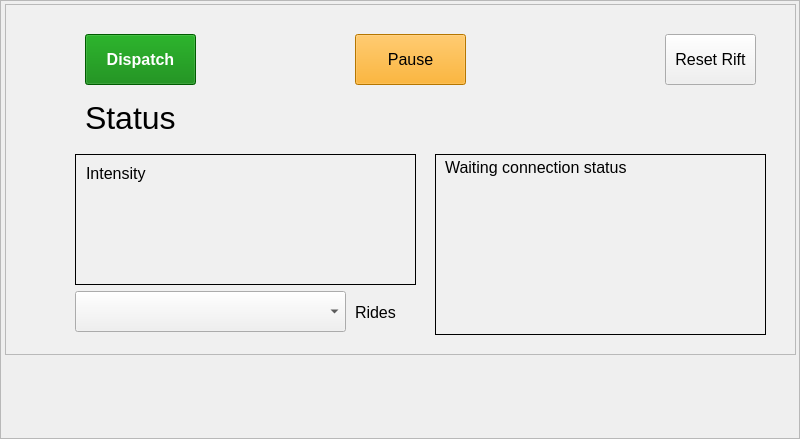
<?xml version="1.0" encoding="UTF-8"?>
<ui version="4.0">
 <class>Frame</class>
 <widget class="QFrame" name="Frame">
  <property name="geometry">
   <rect>
    <x>0</x>
    <y>0</y>
    <width>800</width>
    <height>439</height>
   </rect>
  </property>
  <property name="windowTitle">
   <string>Frame</string>
  </property>
  <property name="frameShape">
   <enum>QFrame::StyledPanel</enum>
  </property>
  <property name="frameShadow">
   <enum>QFrame::Sunken</enum>
  </property>
  <widget class="QFrame" name="frm_input">
   <property name="geometry">
    <rect>
     <x>5</x>
     <y>4</y>
     <width>791</width>
     <height>351</height>
    </rect>
   </property>
   <property name="styleSheet">
    <string notr="true">background-color: #f0f0f0</string>
   </property>
   <property name="frameShape">
    <enum>QFrame::StyledPanel</enum>
   </property>
   <property name="frameShadow">
    <enum>QFrame::Raised</enum>
   </property>
   <widget class="QPushButton" name="btn_dispatch">
    <property name="geometry">
     <rect>
      <x>80</x>
      <y>30</y>
      <width>111</width>
      <height>51</height>
     </rect>
    </property>
    <property name="font">
     <font>
      <pointsize>12</pointsize>
      <weight>75</weight>
      <bold>true</bold>
     </font>
    </property>
    <property name="styleSheet">
     <string notr="true">QPushButton{color: white; background-color : green;} QPushButton::pressed{background-color :lightgreen; }</string>
    </property>
    <property name="text">
     <string>Dispatch</string>
    </property>
   </widget>
   <widget class="QPushButton" name="btn_reset_rift">
    <property name="geometry">
     <rect>
      <x>660</x>
      <y>30</y>
      <width>91</width>
      <height>51</height>
     </rect>
    </property>
    <property name="font">
     <font>
      <pointsize>12</pointsize>
     </font>
    </property>
    <property name="text">
     <string>Reset Rift</string>
    </property>
   </widget>
   <widget class="QPushButton" name="btn_pause">
    <property name="geometry">
     <rect>
      <x>350</x>
      <y>30</y>
      <width>111</width>
      <height>51</height>
     </rect>
    </property>
    <property name="font">
     <font>
      <pointsize>12</pointsize>
     </font>
    </property>
    <property name="styleSheet">
     <string notr="true">background-color: orange
</string>
    </property>
    <property name="text">
     <string>Pause</string>
    </property>
   </widget>
   <widget class="QLabel" name="lbl_coaster_status">
    <property name="geometry">
     <rect>
      <x>80</x>
      <y>93</y>
      <width>631</width>
      <height>41</height>
     </rect>
    </property>
    <property name="font">
     <font>
      <pointsize>24</pointsize>
     </font>
    </property>
    <property name="text">
     <string>Status</string>
    </property>
   </widget>
   <widget class="QFrame" name="frame">
    <property name="geometry">
     <rect>
      <x>70</x>
      <y>150</y>
      <width>341</width>
      <height>131</height>
     </rect>
    </property>
    <property name="frameShape">
     <enum>QFrame::Panel</enum>
    </property>
    <property name="frameShadow">
     <enum>QFrame::Plain</enum>
    </property>
    <widget class="QLabel" name="lbl_intensity_status">
     <property name="geometry">
      <rect>
       <x>11</x>
       <y>10</y>
       <width>301</width>
       <height>19</height>
      </rect>
     </property>
     <property name="font">
      <font>
       <pointsize>12</pointsize>
      </font>
     </property>
     <property name="text">
      <string>Intensity</string>
     </property>
    </widget>
    <widget class="QLabel" name="lbl_remote_status">
     <property name="geometry">
      <rect>
       <x>11</x>
       <y>35</y>
       <width>301</width>
       <height>21</height>
      </rect>
     </property>
     <property name="font">
      <font>
       <pointsize>12</pointsize>
      </font>
     </property>
     <property name="text">
      <string/>
     </property>
    </widget>
    <widget class="QLabel" name="lbl_temperature_status">
     <property name="geometry">
      <rect>
       <x>11</x>
       <y>85</y>
       <width>301</width>
       <height>19</height>
      </rect>
     </property>
     <property name="font">
      <font>
       <pointsize>12</pointsize>
      </font>
     </property>
     <property name="text">
      <string/>
     </property>
    </widget>
    <widget class="QLabel" name="lbl_sync_status">
     <property name="geometry">
      <rect>
       <x>11</x>
       <y>60</y>
       <width>321</width>
       <height>25</height>
      </rect>
     </property>
     <property name="font">
      <font>
       <pointsize>12</pointsize>
      </font>
     </property>
     <property name="text">
      <string/>
     </property>
    </widget>
   </widget>
   <widget class="QFrame" name="frame_3">
    <property name="geometry">
     <rect>
      <x>430</x>
      <y>150</y>
      <width>331</width>
      <height>181</height>
     </rect>
    </property>
    <property name="frameShape">
     <enum>QFrame::Panel</enum>
    </property>
    <property name="frameShadow">
     <enum>QFrame::Plain</enum>
    </property>
    <property name="lineWidth">
     <number>1</number>
    </property>
    <widget class="QLabel" name="lbl_pc_conn_status_0">
     <property name="geometry">
      <rect>
       <x>10</x>
       <y>2</y>
       <width>311</width>
       <height>22</height>
      </rect>
     </property>
     <property name="font">
      <font>
       <pointsize>12</pointsize>
      </font>
     </property>
     <property name="text">
      <string>Waiting connection status</string>
     </property>
    </widget>
    <widget class="QLabel" name="lbl_pc_conn_status_1">
     <property name="geometry">
      <rect>
       <x>10</x>
       <y>32</y>
       <width>311</width>
       <height>22</height>
      </rect>
     </property>
     <property name="font">
      <font>
       <pointsize>12</pointsize>
      </font>
     </property>
     <property name="text">
      <string/>
     </property>
    </widget>
    <widget class="QLabel" name="lbl_pc_conn_status_2">
     <property name="geometry">
      <rect>
       <x>10</x>
       <y>62</y>
       <width>311</width>
       <height>22</height>
      </rect>
     </property>
     <property name="font">
      <font>
       <pointsize>12</pointsize>
      </font>
     </property>
     <property name="text">
      <string/>
     </property>
    </widget>
    <widget class="QLabel" name="lbl_pc_conn_status_3">
     <property name="geometry">
      <rect>
       <x>10</x>
       <y>92</y>
       <width>311</width>
       <height>22</height>
      </rect>
     </property>
     <property name="font">
      <font>
       <pointsize>12</pointsize>
      </font>
     </property>
     <property name="text">
      <string/>
     </property>
    </widget>
    <widget class="QLabel" name="lbl_pc_conn_status_4">
     <property name="geometry">
      <rect>
       <x>10</x>
       <y>122</y>
       <width>301</width>
       <height>22</height>
      </rect>
     </property>
     <property name="font">
      <font>
       <pointsize>12</pointsize>
      </font>
     </property>
     <property name="text">
      <string/>
     </property>
    </widget>
    <widget class="QLabel" name="lbl_pc_conn_status_5">
     <property name="geometry">
      <rect>
       <x>10</x>
       <y>152</y>
       <width>311</width>
       <height>22</height>
      </rect>
     </property>
     <property name="font">
      <font>
       <pointsize>12</pointsize>
      </font>
     </property>
     <property name="text">
      <string/>
     </property>
    </widget>
   </widget>
   <widget class="QComboBox" name="cmb_select_ride">
    <property name="geometry">
     <rect>
      <x>70</x>
      <y>287</y>
      <width>271</width>
      <height>41</height>
     </rect>
    </property>
    <property name="font">
     <font>
      <pointsize>12</pointsize>
     </font>
    </property>
   </widget>
   <widget class="QLabel" name="label_7">
    <property name="geometry">
     <rect>
      <x>350</x>
      <y>300</y>
      <width>51</width>
      <height>16</height>
     </rect>
    </property>
    <property name="font">
     <font>
      <pointsize>12</pointsize>
     </font>
    </property>
    <property name="text">
     <string>Rides</string>
    </property>
   </widget>
  </widget>
 </widget>
 <resources/>
 <connections/>
</ui>
